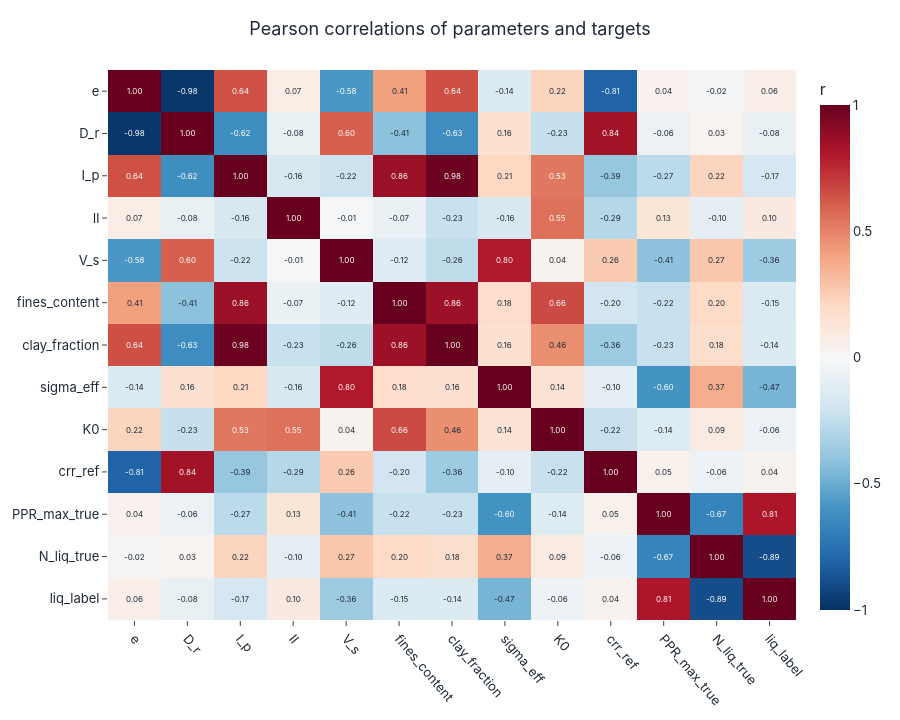

Here is the notebook cell this chart was saved with:
### Markdown cell above
## Корреляционная структура

### Code cell
corr_cols = ["e", "D_r", "I_p", "Il", "V_s", "fines_content", "clay_fraction", "sigma_eff",
             "K0", "crr_ref", "PPR_max_true", "N_liq_true", "liq_label"]
corr_cols = [c for c in corr_cols if c in meta.columns]
correlation_heatmap(meta[corr_cols].corr(), title="Pearson correlations of parameters and targets",
                    save=SAVE_FIGS, fig_id="1_2_correlation").show()

### Figure 1 — Plotly figure (JSON) as saved in the notebook; plotly's stock layout.template omitted (floating-point values rounded to 4 significant figures; data arrays with more than 128 entries replaced by an {"elided": "..."} marker saying what was removed)
{"data": [{"colorbar": {"title": {"text": "r"}}, "colorscale": [[0.0, "rgb(5,48,97)"], [0.1, "rgb(33,102,172)"], [0.2, "rgb(67,147,195)"], [0.3, "rgb(146,197,222)"], [0.4, "rgb(209,229,240)"], [0.5, "rgb(247,247,247)"], [0.6, "rgb(253,219,199)"], [0.7, "rgb(244,165,130)"], [0.8, "rgb(214,96,77)"], [0.9, "rgb(178,24,43)"], [1.0, "rgb(103,0,31)"]], "hovertemplate": "%{y} ↔ %{x}: %{z:.2f}<extra></extra>", "type": "heatmap", "x": ["e", "D_r", "I_p", "Il", "V_s", "fines_content", "clay_fraction", "sigma_eff", "K0", "crr_ref", "PPR_max_true", "N_liq_true", "liq_label"], "y": ["e", "D_r", "I_p", "Il", "V_s", "fines_content", "clay_fraction", "sigma_eff", "K0", "crr_ref", "PPR_max_true", "N_liq_true", "liq_label"], "z": {"elided": "13x13 float values"}, "zmax": 1, "zmin": -1}], "layout": {"annotations": [{"font": {"color": "white", "size": 8}, "showarrow": false, "text": "1.00", "x": "e", "y": "e"}, {"font": {"color": "white", "size": 8}, "showarrow": false, "text": "-0.98", "x": "D_r", "y": "e"}, {"font": {"color": "white", "size": 8}, "showarrow": false, "text": "0.64", "x": "I_p", "y": "e"}, {"font": {"color": "#1f2937", "size": 8}, "showarrow": false, "text": "0.07", "x": "Il", "y": "e"}, {"font": {"color": "white", "size": 8}, "showarrow": false, "text": "-0.58", "x": "V_s", "y": "e"}, {"font": {"color": "#1f2937", "size": 8}, "showarrow": false, "text": "0.41", "x": "fines_content", "y": "e"}, {"font": {"color": "white", "size": 8}, "showarrow": false, "text": "0.64", "x": "clay_fraction", "y": "e"}, {"font": {"color": "#1f2937", "size": 8}, "showarrow": false, "text": "-0.14", "x": "sigma_eff", "y": "e"}, {"font": {"color": "#1f2937", "size": 8}, "showarrow": false, "text": "0.22", "x": "K0", "y": "e"}, {"font": {"color": "white", "size": 8}, "showarrow": false, "text": "-0.81", "x": "crr_ref", "y": "e"}, {"font": {"color": "#1f2937", "size": 8}, "showarrow": false, "text": "0.04", "x": "PPR_max_true", "y": "e"}, {"font": {"color": "#1f2937", "size": 8}, "showarrow": false, "text": "-0.02", "x": "N_liq_true", "y": "e"}, {"font": {"color": "#1f2937", "size": 8}, "showarrow": false, "text": "0.06", "x": "liq_label", "y": "e"}, {"font": {"color": "white", "size": 8}, "showarrow": false, "text": "-0.98", "x": "e", "y": "D_r"}, {"font": {"color": "white", "size": 8}, "showarrow": false, "text": "1.00", "x": "D_r", "y": "D_r"}, {"font": {"color": "white", "size": 8}, "showarrow": false, "text": "-0.62", "x": "I_p", "y": "D_r"}, {"font": {"color": "#1f2937", "size": 8}, "showarrow": false, "text": "-0.08", "x": "Il", "y": "D_r"}, {"font": {"color": "white", "size": 8}, "showarrow": false, "text": "0.60", "x": "V_s", "y": "D_r"}, {"font": {"color": "#1f2937", "size": 8}, "showarrow": false, "text": "-0.41", "x": "fines_content", "y": "D_r"}, {"font": {"color": "white", "size": 8}, "showarrow": false, "text": "-0.63", "x": "clay_fraction", "y": "D_r"}, {"font": {"color": "#1f2937", "size": 8}, "showarrow": false, "text": "0.16", "x": "sigma_eff", "y": "D_r"}, {"font": {"color": "#1f2937", "size": 8}, "showarrow": false, "text": "-0.23", "x": "K0", "y": "D_r"}, {"font": {"color": "white", "size": 8}, "showarrow": false, "text": "0.84", "x": "crr_ref", "y": "D_r"}, {"font": {"color": "#1f2937", "size": 8}, "showarrow": false, "text": "-0.06", "x": "PPR_max_true", "y": "D_r"}, {"font": {"color": "#1f2937", "size": 8}, "showarrow": false, "text": "0.03", "x": "N_liq_true", "y": "D_r"}, {"font": {"color": "#1f2937", "size": 8}, "showarrow": false, "text": "-0.08", "x": "liq_label", "y": "D_r"}, {"font": {"color": "white", "size": 8}, "showarrow": false, "text": "0.64", "x": "e", "y": "I_p"}, {"font": {"color": "white", "size": 8}, "showarrow": false, "text": "-0.62", "x": "D_r", "y": "I_p"}, {"font": {"color": "white", "size": 8}, "showarrow": false, "text": "1.00", "x": "I_p", "y": "I_p"}, {"font": {"color": "#1f2937", "size": 8}, "showarrow": false, "text": "-0.16", "x": "Il", "y": "I_p"}, {"font": {"color": "#1f2937", "size": 8}, "showarrow": false, "text": "-0.22", "x": "V_s", "y": "I_p"}, {"font": {"color": "white", "size": 8}, "showarrow": false, "text": "0.86", "x": "fines_content", "y": "I_p"}, {"font": {"color": "white", "size": 8}, "showarrow": false, "text": "0.98", "x": "clay_fraction", "y": "I_p"}, {"font": {"color": "#1f2937", "size": 8}, "showarrow": false, "text": "0.21", "x": "sigma_eff", "y": "I_p"}, {"font": {"color": "white", "size": 8}, "showarrow": false, "text": "0.53", "x": "K0", "y": "I_p"}, {"font": {"color": "#1f2937", "size": 8}, "showarrow": false, "text": "-0.39", "x": "crr_ref", "y": "I_p"}, {"font": {"color": "#1f2937", "size": 8}, "showarrow": false, "text": "-0.27", "x": "PPR_max_true", "y": "I_p"}, {"font": {"color": "#1f2937", "size": 8}, "showarrow": false, "text": "0.22", "x": "N_liq_true", "y": "I_p"}, {"font": {"color": "#1f2937", "size": 8}, "showarrow": false, "text": "-0.17", "x": "liq_label", "y": "I_p"}, {"font": {"color": "#1f2937", "size": 8}, "showarrow": false, "text": "0.07", "x": "e", "y": "Il"}, {"font": {"color": "#1f2937", "size": 8}, "showarrow": false, "text": "-0.08", "x": "D_r", "y": "Il"}, {"font": {"color": "#1f2937", "size": 8}, "showarrow": false, "text": "-0.16", "x": "I_p", "y": "Il"}, {"font": {"color": "white", "size": 8}, "showarrow": false, "text": "1.00", "x": "Il", "y": "Il"}, {"font": {"color": "#1f2937", "size": 8}, "showarrow": false, "text": "-0.01", "x": "V_s", "y": "Il"}, {"font": {"color": "#1f2937", "size": 8}, "showarrow": false, "text": "-0.07", "x": "fines_content", "y": "Il"}, {"font": {"color": "#1f2937", "size": 8}, "showarrow": false, "text": "-0.23", "x": "clay_fraction", "y": "Il"}, {"font": {"color": "#1f2937", "size": 8}, "showarrow": false, "text": "-0.16", "x": "sigma_eff", "y": "Il"}, {"font": {"color": "white", "size": 8}, "showarrow": false, "text": "0.55", "x": "K0", "y": "Il"}, {"font": {"color": "#1f2937", "size": 8}, "showarrow": false, "text": "-0.29", "x": "crr_ref", "y": "Il"}, {"font": {"color": "#1f2937", "size": 8}, "showarrow": false, "text": "0.13", "x": "PPR_max_true", "y": "Il"}, {"font": {"color": "#1f2937", "size": 8}, "showarrow": false, "text": "-0.10", "x": "N_liq_true", "y": "Il"}, {"font": {"color": "#1f2937", "size": 8}, "showarrow": false, "text": "0.10", "x": "liq_label", "y": "Il"}, {"font": {"color": "white", "size": 8}, "showarrow": false, "text": "-0.58", "x": "e", "y": "V_s"}, {"font": {"color": "white", "size": 8}, "showarrow": false, "text": "0.60", "x": "D_r", "y": "V_s"}, {"font": {"color": "#1f2937", "size": 8}, "showarrow": false, "text": "-0.22", "x": "I_p", "y": "V_s"}, {"font": {"color": "#1f2937", "size": 8}, "showarrow": false, "text": "-0.01", "x": "Il", "y": "V_s"}, {"font": {"color": "white", "size": 8}, "showarrow": false, "text": "1.00", "x": "V_s", "y": "V_s"}, {"font": {"color": "#1f2937", "size": 8}, "showarrow": false, "text": "-0.12", "x": "fines_content", "y": "V_s"}, {"font": {"color": "#1f2937", "size": 8}, "showarrow": false, "text": "-0.26", "x": "clay_fraction", "y": "V_s"}, {"font": {"color": "white", "size": 8}, "showarrow": false, "text": "0.80", "x": "sigma_eff", "y": "V_s"}, {"font": {"color": "#1f2937", "size": 8}, "showarrow": false, "text": "0.04", "x": "K0", "y": "V_s"}, {"font": {"color": "#1f2937", "size": 8}, "showarrow": false, "text": "0.26", "x": "crr_ref", "y": "V_s"}, {"font": {"color": "#1f2937", "size": 8}, "showarrow": false, "text": "-0.41", "x": "PPR_max_true", "y": "V_s"}, {"font": {"color": "#1f2937", "size": 8}, "showarrow": false, "text": "0.27", "x": "N_liq_true", "y": "V_s"}, {"font": {"color": "#1f2937", "size": 8}, "showarrow": false, "text": "-0.36", "x": "liq_label", "y": "V_s"}, {"font": {"color": "#1f2937", "size": 8}, "showarrow": false, "text": "0.41", "x": "e", "y": "fines_content"}, {"font": {"color": "#1f2937", "size": 8}, "showarrow": false, "text": "-0.41", "x": "D_r", "y": "fines_content"}, {"font": {"color": "white", "size": 8}, "showarrow": false, "text": "0.86", "x": "I_p", "y": "fines_content"}, {"font": {"color": "#1f2937", "size": 8}, "showarrow": false, "text": "-0.07", "x": "Il", "y": "fines_content"}, {"font": {"color": "#1f2937", "size": 8}, "showarrow": false, "text": "-0.12", "x": "V_s", "y": "fines_content"}, {"font": {"color": "white", "size": 8}, "showarrow": false, "text": "1.00", "x": "fines_content", "y": "fines_content"}, {"font": {"color": "white", "size": 8}, "showarrow": false, "text": "0.86", "x": "clay_fraction", "y": "fines_content"}, {"font": {"color": "#1f2937", "size": 8}, "showarrow": false, "text": "0.18", "x": "sigma_eff", "y": "fines_content"}, {"font": {"color": "white", "size": 8}, "showarrow": false, "text": "0.66", "x": "K0", "y": "fines_content"}, {"font": {"color": "#1f2937", "size": 8}, "showarrow": false, "text": "-0.20", "x": "crr_ref", "y": "fines_content"}, {"font": {"color": "#1f2937", "size": 8}, "showarrow": false, "text": "-0.22", "x": "PPR_max_true", "y": "fines_content"}, {"font": {"color": "#1f2937", "size": 8}, "showarrow": false, "text": "0.20", "x": "N_liq_true", "y": "fines_content"}, {"font": {"color": "#1f2937", "size": 8}, "showarrow": false, "text": "-0.15", "x": "liq_label", "y": "fines_content"}, {"font": {"color": "white", "size": 8}, "showarrow": false, "text": "0.64", "x": "e", "y": "clay_fraction"}, {"font": {"color": "white", "size": 8}, "showarrow": false, "text": "-0.63", "x": "D_r", "y": "clay_fraction"}, {"font": {"color": "white", "size": 8}, "showarrow": false, "text": "0.98", "x": "I_p", "y": "clay_fraction"}, {"font": {"color": "#1f2937", "size": 8}, "showarrow": false, "text": "-0.23", "x": "Il", "y": "clay_fraction"}, {"font": {"color": "#1f2937", "size": 8}, "showarrow": false, "text": "-0.26", "x": "V_s", "y": "clay_fraction"}, {"font": {"color": "white", "size": 8}, "showarrow": false, "text": "0.86", "x": "fines_content", "y": "clay_fraction"}, {"font": {"color": "white", "size": 8}, "showarrow": false, "text": "1.00", "x": "clay_fraction", "y": "clay_fraction"}, {"font": {"color": "#1f2937", "size": 8}, "showarrow": false, "text": "0.16", "x": "sigma_eff", "y": "clay_fraction"}, {"font": {"color": "#1f2937", "size": 8}, "showarrow": false, "text": "0.46", "x": "K0", "y": "clay_fraction"}, {"font": {"color": "#1f2937", "size": 8}, "showarrow": false, "text": "-0.36", "x": "crr_ref", "y": "clay_fraction"}, {"font": {"color": "#1f2937", "size": 8}, "showarrow": false, "text": "-0.23", "x": "PPR_max_true", "y": "clay_fraction"}, {"font": {"color": "#1f2937", "size": 8}, "showarrow": false, "text": "0.18", "x": "N_liq_true", "y": "clay_fraction"}, {"font": {"color": "#1f2937", "size": 8}, "showarrow": false, "text": "-0.14", "x": "liq_label", "y": "clay_fraction"}, {"font": {"color": "#1f2937", "size": 8}, "showarrow": false, "text": "-0.14", "x": "e", "y": "sigma_eff"}, {"font": {"color": "#1f2937", "size": 8}, "showarrow": false, "text": "0.16", "x": "D_r", "y": "sigma_eff"}, {"font": {"color": "#1f2937", "size": 8}, "showarrow": false, "text": "0.21", "x": "I_p", "y": "sigma_eff"}, {"font": {"color": "#1f2937", "size": 8}, "showarrow": false, "text": "-0.16", "x": "Il", "y": "sigma_eff"}, {"font": {"color": "white", "size": 8}, "showarrow": false, "text": "0.80", "x": "V_s", "y": "sigma_eff"}, {"font": {"color": "#1f2937", "size": 8}, "showarrow": false, "text": "0.18", "x": "fines_content", "y": "sigma_eff"}, {"font": {"color": "#1f2937", "size": 8}, "showarrow": false, "text": "0.16", "x": "clay_fraction", "y": "sigma_eff"}, {"font": {"color": "white", "size": 8}, "showarrow": false, "text": "1.00", "x": "sigma_eff", "y": "sigma_eff"}, {"font": {"color": "#1f2937", "size": 8}, "showarrow": false, "text": "0.14", "x": "K0", "y": "sigma_eff"}, {"font": {"color": "#1f2937", "size": 8}, "showarrow": false, "text": "-0.10", "x": "crr_ref", "y": "sigma_eff"}, {"font": {"color": "white", "size": 8}, "showarrow": false, "text": "-0.60", "x": "PPR_max_true", "y": "sigma_eff"}, {"font": {"color": "#1f2937", "size": 8}, "showarrow": false, "text": "0.37", "x": "N_liq_true", "y": "sigma_eff"}, {"font": {"color": "#1f2937", "size": 8}, "showarrow": false, "text": "-0.47", "x": "liq_label", "y": "sigma_eff"}, {"font": {"color": "#1f2937", "size": 8}, "showarrow": false, "text": "0.22", "x": "e", "y": "K0"}, {"font": {"color": "#1f2937", "size": 8}, "showarrow": false, "text": "-0.23", "x": "D_r", "y": "K0"}, {"font": {"color": "white", "size": 8}, "showarrow": false, "text": "0.53", "x": "I_p", "y": "K0"}, {"font": {"color": "white", "size": 8}, "showarrow": false, "text": "0.55", "x": "Il", "y": "K0"}, {"font": {"color": "#1f2937", "size": 8}, "showarrow": false, "text": "0.04", "x": "V_s", "y": "K0"}, {"font": {"color": "white", "size": 8}, "showarrow": false, "text": "0.66", "x": "fines_content", "y": "K0"}, {"font": {"color": "#1f2937", "size": 8}, "showarrow": false, "text": "0.46", "x": "clay_fraction", "y": "K0"}, {"font": {"color": "#1f2937", "size": 8}, "showarrow": false, "text": "0.14", "x": "sigma_eff", "y": "K0"}, {"font": {"color": "white", "size": 8}, "showarrow": false, "text": "1.00", "x": "K0", "y": "K0"}, {"font": {"color": "#1f2937", "size": 8}, "showarrow": false, "text": "-0.22", "x": "crr_ref", "y": "K0"}, {"font": {"color": "#1f2937", "size": 8}, "showarrow": false, "text": "-0.14", "x": "PPR_max_true", "y": "K0"}, {"font": {"color": "#1f2937", "size": 8}, "showarrow": false, "text": "0.09", "x": "N_liq_true", "y": "K0"}, {"font": {"color": "#1f2937", "size": 8}, "showarrow": false, "text": "-0.06", "x": "liq_label", "y": "K0"}, {"font": {"color": "white", "size": 8}, "showarrow": false, "text": "-0.81", "x": "e", "y": "crr_ref"}, {"font": {"color": "white", "size": 8}, "showarrow": false, "text": "0.84", "x": "D_r", "y": "crr_ref"}, {"font": {"color": "#1f2937", "size": 8}, "showarrow": false, "text": "-0.39", "x": "I_p", "y": "crr_ref"}, {"font": {"color": "#1f2937", "size": 8}, "showarrow": false, "text": "-0.29", "x": "Il", "y": "crr_ref"}, {"font": {"color": "#1f2937", "size": 8}, "showarrow": false, "text": "0.26", "x": "V_s", "y": "crr_ref"}, {"font": {"color": "#1f2937", "size": 8}, "showarrow": false, "text": "-0.20", "x": "fines_content", "y": "crr_ref"}, {"font": {"color": "#1f2937", "size": 8}, "showarrow": false, "text": "-0.36", "x": "clay_fraction", "y": "crr_ref"}, {"font": {"color": "#1f2937", "size": 8}, "showarrow": false, "text": "-0.10", "x": "sigma_eff", "y": "crr_ref"}, {"font": {"color": "#1f2937", "size": 8}, "showarrow": false, "text": "-0.22", "x": "K0", "y": "crr_ref"}, {"font": {"color": "white", "size": 8}, "showarrow": false, "text": "1.00", "x": "crr_ref", "y": "crr_ref"}, {"font": {"color": "#1f2937", "size": 8}, "showarrow": false, "text": "0.05", "x": "PPR_max_true", "y": "crr_ref"}, {"font": {"color": "#1f2937", "size": 8}, "showarrow": false, "text": "-0.06", "x": "N_liq_true", "y": "crr_ref"}, {"font": {"color": "#1f2937", "size": 8}, "showarrow": false, "text": "0.04", "x": "liq_label", "y": "crr_ref"}, {"font": {"color": "#1f2937", "size": 8}, "showarrow": false, "text": "0.04", "x": "e", "y": "PPR_max_true"}, {"font": {"color": "#1f2937", "size": 8}, "showarrow": false, "text": "-0.06", "x": "D_r", "y": "PPR_max_true"}, {"font": {"color": "#1f2937", "size": 8}, "showarrow": false, "text": "-0.27", "x": "I_p", "y": "PPR_max_true"}, {"font": {"color": "#1f2937", "size": 8}, "showarrow": false, "text": "0.13", "x": "Il", "y": "PPR_max_true"}, {"font": {"color": "#1f2937", "size": 8}, "showarrow": false, "text": "-0.41", "x": "V_s", "y": "PPR_max_true"}, {"font": {"color": "#1f2937", "size": 8}, "showarrow": false, "text": "-0.22", "x": "fines_content", "y": "PPR_max_true"}, {"font": {"color": "#1f2937", "size": 8}, "showarrow": false, "text": "-0.23", "x": "clay_fraction", "y": "PPR_max_true"}, {"font": {"color": "white", "size": 8}, "showarrow": false, "text": "-0.60", "x": "sigma_eff", "y": "PPR_max_true"}, {"font": {"color": "#1f2937", "size": 8}, "showarrow": false, "text": "-0.14", "x": "K0", "y": "PPR_max_true"}, {"font": {"color": "#1f2937", "size": 8}, "showarrow": false, "text": "0.05", "x": "crr_ref", "y": "PPR_max_true"}, {"font": {"color": "white", "size": 8}, "showarrow": false, "text": "1.00", "x": "PPR_max_true", "y": "PPR_max_true"}, {"font": {"color": "white", "size": 8}, "showarrow": false, "text": "-0.67", "x": "N_liq_true", "y": "PPR_max_true"}, {"font": {"color": "white", "size": 8}, "showarrow": false, "text": "0.81", "x": "liq_label", "y": "PPR_max_true"}, {"font": {"color": "#1f2937", "size": 8}, "showarrow": false, "text": "-0.02", "x": "e", "y": "N_liq_true"}, {"font": {"color": "#1f2937", "size": 8}, "showarrow": false, "text": "0.03", "x": "D_r", "y": "N_liq_true"}, {"font": {"color": "#1f2937", "size": 8}, "showarrow": false, "text": "0.22", "x": "I_p", "y": "N_liq_true"}, {"font": {"color": "#1f2937", "size": 8}, "showarrow": false, "text": "-0.10", "x": "Il", "y": "N_liq_true"}, {"font": {"color": "#1f2937", "size": 8}, "showarrow": false, "text": "0.27", "x": "V_s", "y": "N_liq_true"}, {"font": {"color": "#1f2937", "size": 8}, "showarrow": false, "text": "0.20", "x": "fines_content", "y": "N_liq_true"}, {"font": {"color": "#1f2937", "size": 8}, "showarrow": false, "text": "0.18", "x": "clay_fraction", "y": "N_liq_true"}, {"font": {"color": "#1f2937", "size": 8}, "showarrow": false, "text": "0.37", "x": "sigma_eff", "y": "N_liq_true"}, {"font": {"color": "#1f2937", "size": 8}, "showarrow": false, "text": "0.09", "x": "K0", "y": "N_liq_true"}, {"font": {"color": "#1f2937", "size": 8}, "showarrow": false, "text": "-0.06", "x": "crr_ref", "y": "N_liq_true"}, {"font": {"color": "white", "size": 8}, "showarrow": false, "text": "-0.67", "x": "PPR_max_true", "y": "N_liq_true"}, {"font": {"color": "white", "size": 8}, "showarrow": false, "text": "1.00", "x": "N_liq_true", "y": "N_liq_true"}, {"font": {"color": "white", "size": 8}, "showarrow": false, "text": "-0.89", "x": "liq_label", "y": "N_liq_true"}, {"font": {"color": "#1f2937", "size": 8}, "showarrow": false, "text": "0.06", "x": "e", "y": "liq_label"}, {"font": {"color": "#1f2937", "size": 8}, "showarrow": false, "text": "-0.08", "x": "D_r", "y": "liq_label"}, {"font": {"color": "#1f2937", "size": 8}, "showarrow": false, "text": "-0.17", "x": "I_p", "y": "liq_label"}, {"font": {"color": "#1f2937", "size": 8}, "showarrow": false, "text": "0.10", "x": "Il", "y": "liq_label"}, {"font": {"color": "#1f2937", "size": 8}, "showarrow": false, "text": "-0.36", "x": "V_s", "y": "liq_label"}, {"font": {"color": "#1f2937", "size": 8}, "showarrow": false, "text": "-0.15", "x": "fines_content", "y": "liq_label"}, {"font": {"color": "#1f2937", "size": 8}, "showarrow": false, "text": "-0.14", "x": "clay_fraction", "y": "liq_label"}, {"font": {"color": "#1f2937", "size": 8}, "showarrow": false, "text": "-0.47", "x": "sigma_eff", "y": "liq_label"}, {"font": {"color": "#1f2937", "size": 8}, "showarrow": false, "text": "-0.06", "x": "K0", "y": "liq_label"}, {"font": {"color": "#1f2937", "size": 8}, "showarrow": false, "text": "0.04", "x": "crr_ref", "y": "liq_label"}, {"font": {"color": "white", "size": 8}, "showarrow": false, "text": "0.81", "x": "PPR_max_true", "y": "liq_label"}, {"font": {"color": "white", "size": 8}, "showarrow": false, "text": "-0.89", "x": "N_liq_true", "y": "liq_label"}, {"font": {"color": "white", "size": 8}, "showarrow": false, "text": "1.00", "x": "liq_label", "y": "liq_label"}], "height": 720, "title": {"text": "Pearson correlations of parameters and targets"}, "xaxis": {"tickangle": 50}, "yaxis": {"autorange": "reversed"}}}
